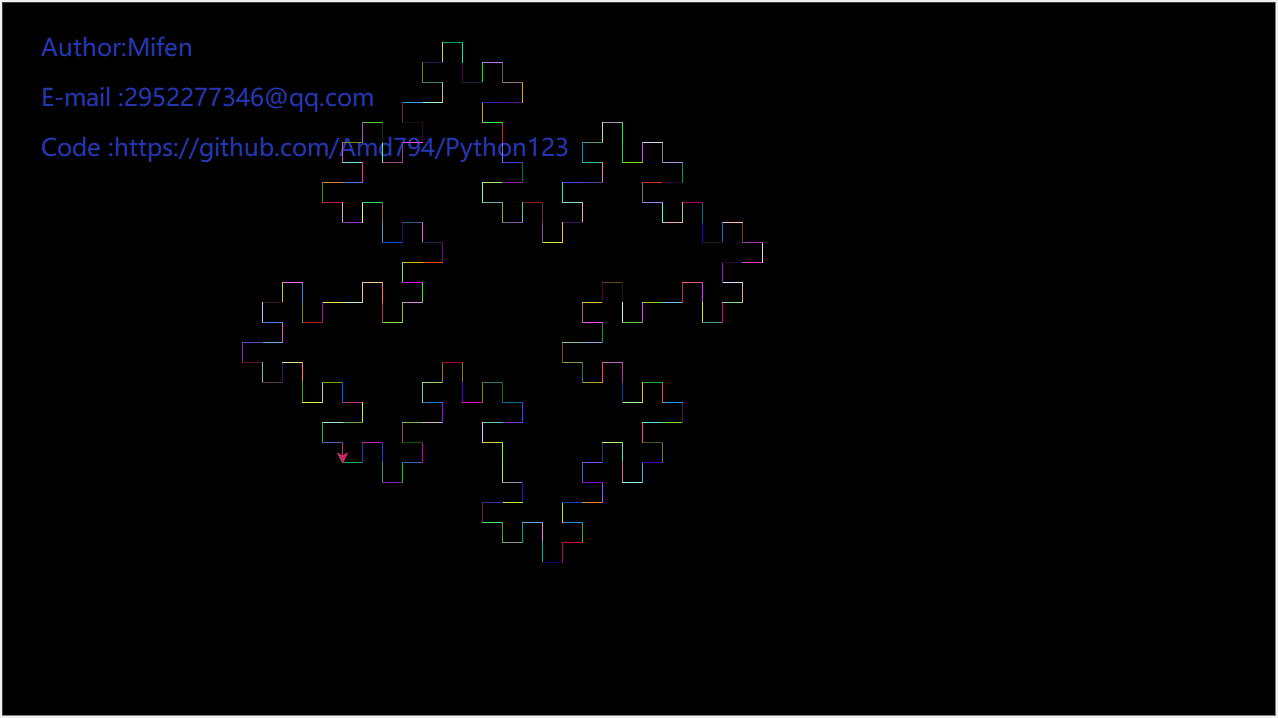

This chart was generated by the following Python code:
# -*- coding: utf-8 -*-
# Time    : 2019/4/6 16:25
# Author  : Mifen
# Email   : 2952277346@qq.com
# Github  : https://github.com/Amd794


# -*- coding: utf-8 -*-
# Author  : Mifen
# Email   : 2952277346@qq.com
# Date  : 2018/9/7


import turtle as t
import random

def draw_path(length, angle, path, expalnation):
    posList, angleList = [], []
    for symbol in path:
        # print(expalnation[symbol])
        if symbol == 'F':
            t.color(getColor(),getColor(),getColor())
            t.forward(length)
        elif symbol == '+':
            t.left(angle)
        elif symbol == '-':
            t.rt(angle)
        elif symbol == '[':
            posList.append(t.pos())
            angleList.append(t.heading())
        elif symbol == 'a':
            t.pensize(4)
            t.color("#8c503c")
        elif symbol == 'b':
            t.color("#4ab441")
            t.pensize(3)
        elif symbol == 'c':
            t.pensize(2)
            t.color("#18b418")
        elif symbol == ']':
            t.up()
            t.home()
            t.goto(posList.pop())
            t.left(angleList.pop())
            t.down()


def apply_rules(path, rules):
    L = [_ for _ in path]
    for i in range(len(L)):
        symbol = L[i]
        if symbol == 'F':
            L[i] = rules[symbol]
    path = ''.join(L)
    return path


def getColor():
    t.colormode(255)
    return random.randint(0,255)


def Introduction(x=-600, y=-350):
    t.up()
    t.color(getColor(),getColor(),getColor())
    t.goto(-600, 300)
    t.write('Author:Mifen', font=("微软雅黑", 18))
    t.goto(-600, 250)
    t.write('E-mail :2952277346@qq.com', font=("微软雅黑", 18))
    t.goto(-600, 200)
    t.write('Code :https://github.com/Amd794/Python123', font=("微软雅黑", 18))
    t.goto(x, y)
    t.down()


def initialization():
    t.setup(1280, 720)
    t.bgcolor("black")
    t.speed(0)
    t.pensize(1)


def run(n,angle,length,path,rules):
    initialization()
    Introduction(200,-100)
    expalnation = {
        'F': '画线',
        'x': '-',
        '+': '逆时针旋转',
        '-': '顺时针旋转',
        '[': '记录当前位置',
        ']': '恢复上一个位置',
        'a': '上色',
        'b': '上色',
        'c': '上色'
    }
    for _ in range(n):
        path = apply_rules(path, rules)
    draw_path(length,angle,path, expalnation)
    t.done()


if __name__ == '__main__':
    angle = 90
    length = 20
    path = 'F+F+F+F' #初始路径
    rules = {
        'F': 'F+F-F-FF+F+F-F'  #转换规则
    }
    run(2,angle,length,path,rules)
